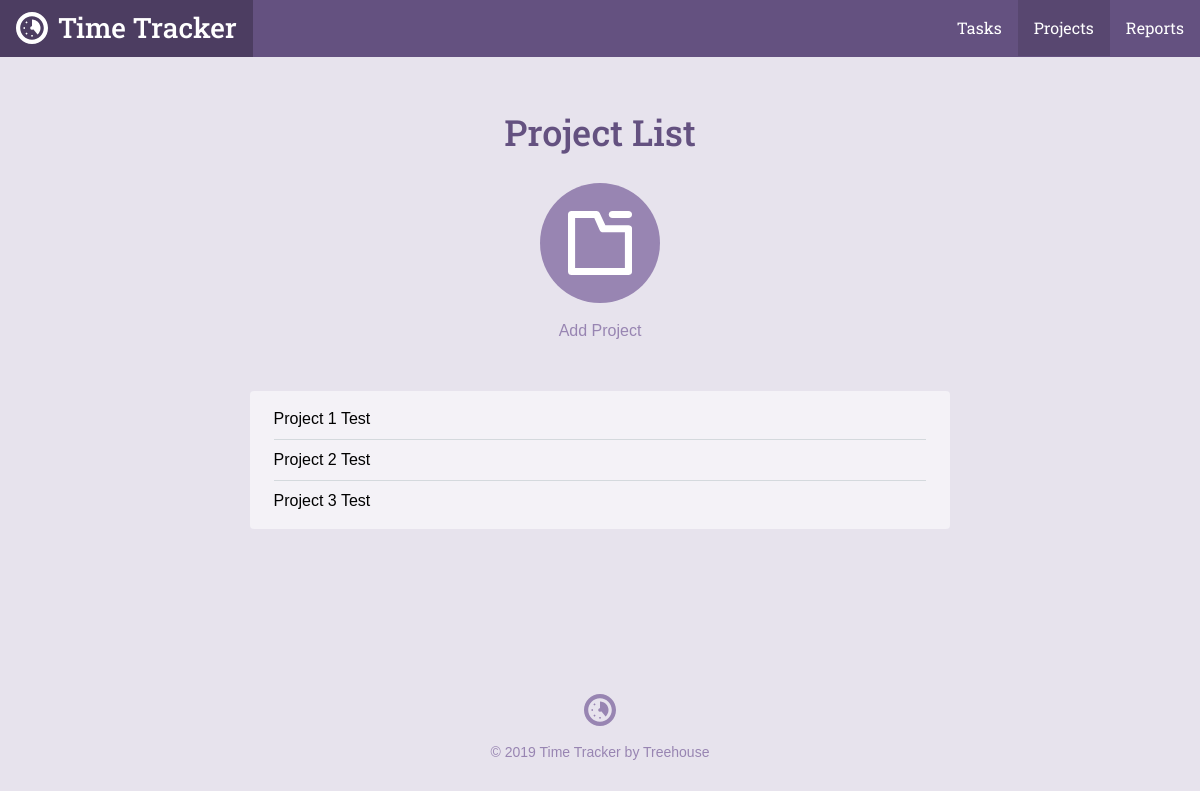
The app's page /project_list.php, older data.
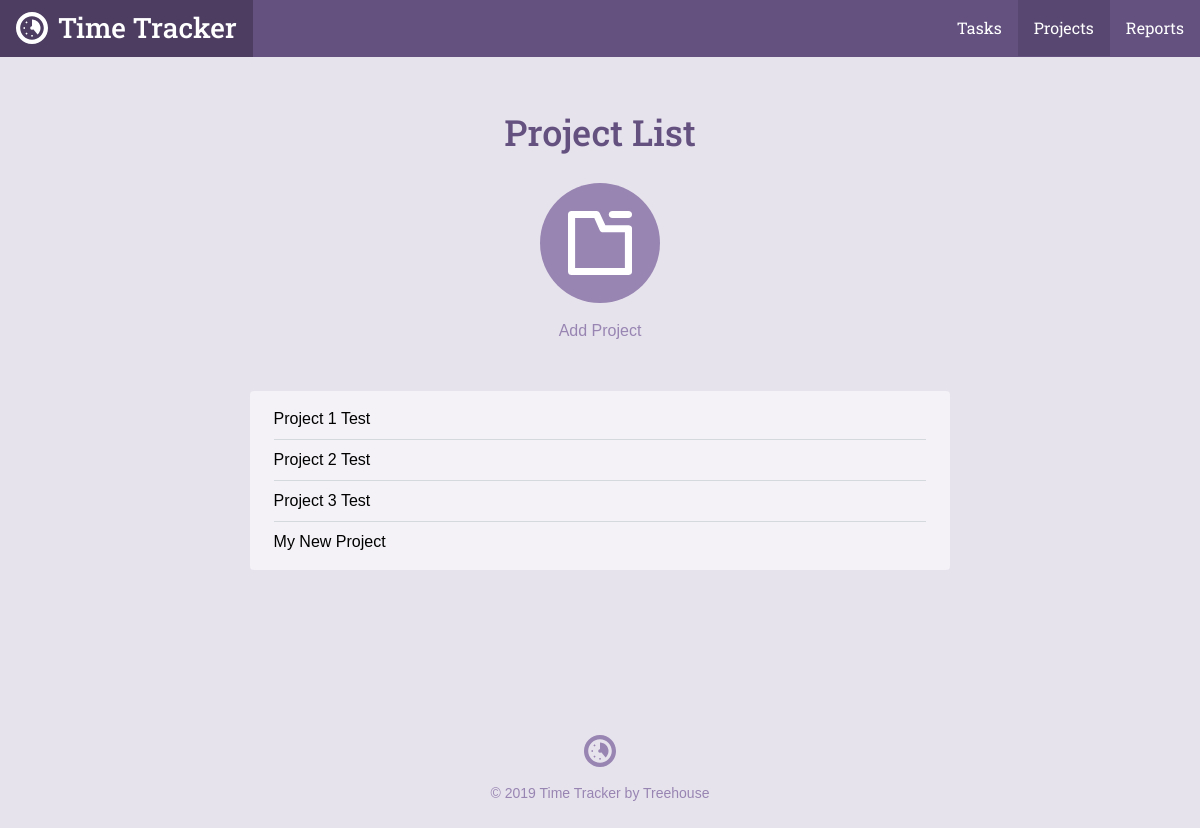
The same page, newer data.
### tables this page shows
CREATE TABLE `projects` (
	`project_id`	INTEGER PRIMARY KEY AUTOINCREMENT,
	`title`	TEXT NOT NULL,
	`category`	TEXT NOT NULL
);

### inc/functions.php (called while the page is built, shortened)
<?php
	function get_project_list(){
		include 'connection.php';
		try{
			return $db->query('
				SELECT project_id, title, category
				FROM projects
			');
		}
		catch(Exception $e){
			echo "Error!:".$e->getMessage()."</br>";
			return array();
		}
	}

### project_list.php (the view, shortened to what this page needs)
<?php
require 'inc/functions.php';
include 'inc/header.php';
?>
<div class="section catalog random">
    <div class="col-container page-container">
        <div class="col col-70-md col-60-lg col-center">
            <h1 class="actions-header">Project List</h1>
            <div class="actions-item">
                <a class="actions-link" href="project.php">
                <span class="actions-icon">
                  <svg viewbox="0 0 64 64"><use xlink:href="#project_icon"></use></svg>
                </span>
                Add Project
                </a>
            </div>
            <div class="form-container">
                <ul class="items">
                <?php
                    foreach (get_project_list() as $item){
                        echo "<li>" . $item['title'] . "</li>";
                    }
                ?>
                </ul>
            </div>
        </div>
    </div>
</div>
<?php include("inc/footer.php"); ?>

Row changes from the older to the newer data that the page shows:
added projects: title "My New Project"
